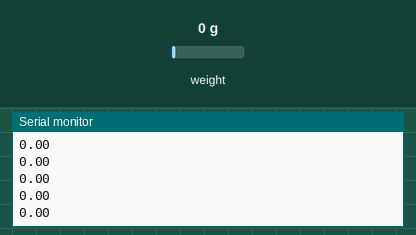
This sketch was run on a simulated Arduino Uno, built with avr-gcc and run on an emulated ATmega328P. Parts: the last lines printed to the serial monitor. The inputs (shaded band) are chosen by the test bench; at power-on: weight on the scale 0 g.

Above: at 2.2 s.
2.3 s: weight on the scale set to 100 g
At 2.31 s:
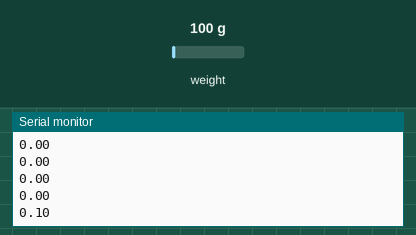
3.8 s: weight on the scale set to 1250 g
At 3.82 s:
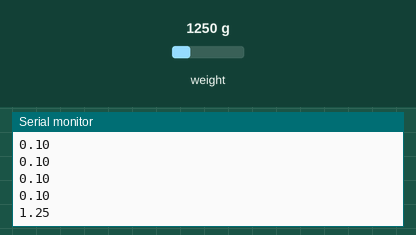
Timing chart, 0 to 6.8 s (numbered marks = the images above; inputs shaded):
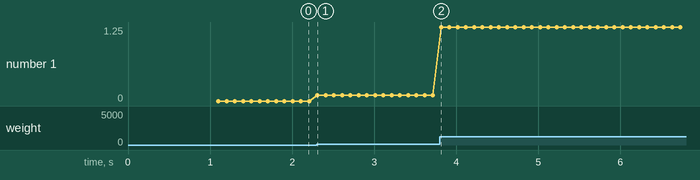

The sketch:

load_cell_arduino.ino
```cpp
#include "HX711.h"

// HX711 接线定义
const int DOUT_PIN = 2;   // DT 引脚
const int SCK_PIN  = 3;   // SCK 引脚

HX711 scale;

void setup() {
  // 使用 USB-C 串口，波特率 115200
  Serial.begin(115200);
  // 初始化 HX711
  scale.begin(DOUT_PIN, SCK_PIN);
  // 设置校准因子（根据实际校准结果调整）
  scale.set_scale(42275.0f);
  // 去皮（把当前值置零）
  scale.tare();

  Serial.println("HX711 Ready on R4 WiFi");
}

void loop() {
    // 获取 10 次平均值
    float weight = scale.get_units(1);
    // weight /= 47.5;
    // weight *= 2.5;
    Serial.println(weight);
}
```

Measured:
- after the input at 2.3 s, the serial monitor: prints a new line at once (image 1)
- after the input at 3.8 s, the serial monitor: prints a new line at once (image 2)
- plotted number 1: 0 → 0.1 after the input at 2.3 s, 0.1 → 1.25 after the input at 3.8 s
